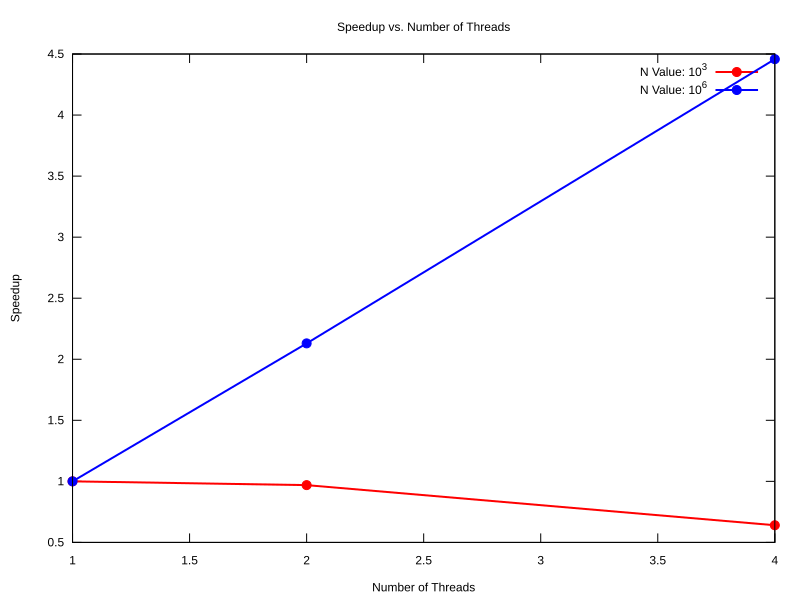

gnuplot code for this plot:
set terminal svg enhanced size 800, 600 background rgb 'white';
set datafile separator ',';
set title 'Speedup vs. Number of Threads';
set xlabel 'Number of Threads';
set ylabel 'Speedup';
set output 'speedup.svg'
plot \
'speedup-1000.csv' using 1:2 with linespoints lw 2 pt 7 lc rgb 'red' title 'N Value: 10^{3}', \
'speedup-1000000.csv' using 1:2 with linespoints lw 2 pt 7 lc rgb 'blue' title 'N Value: 10^{6}'
